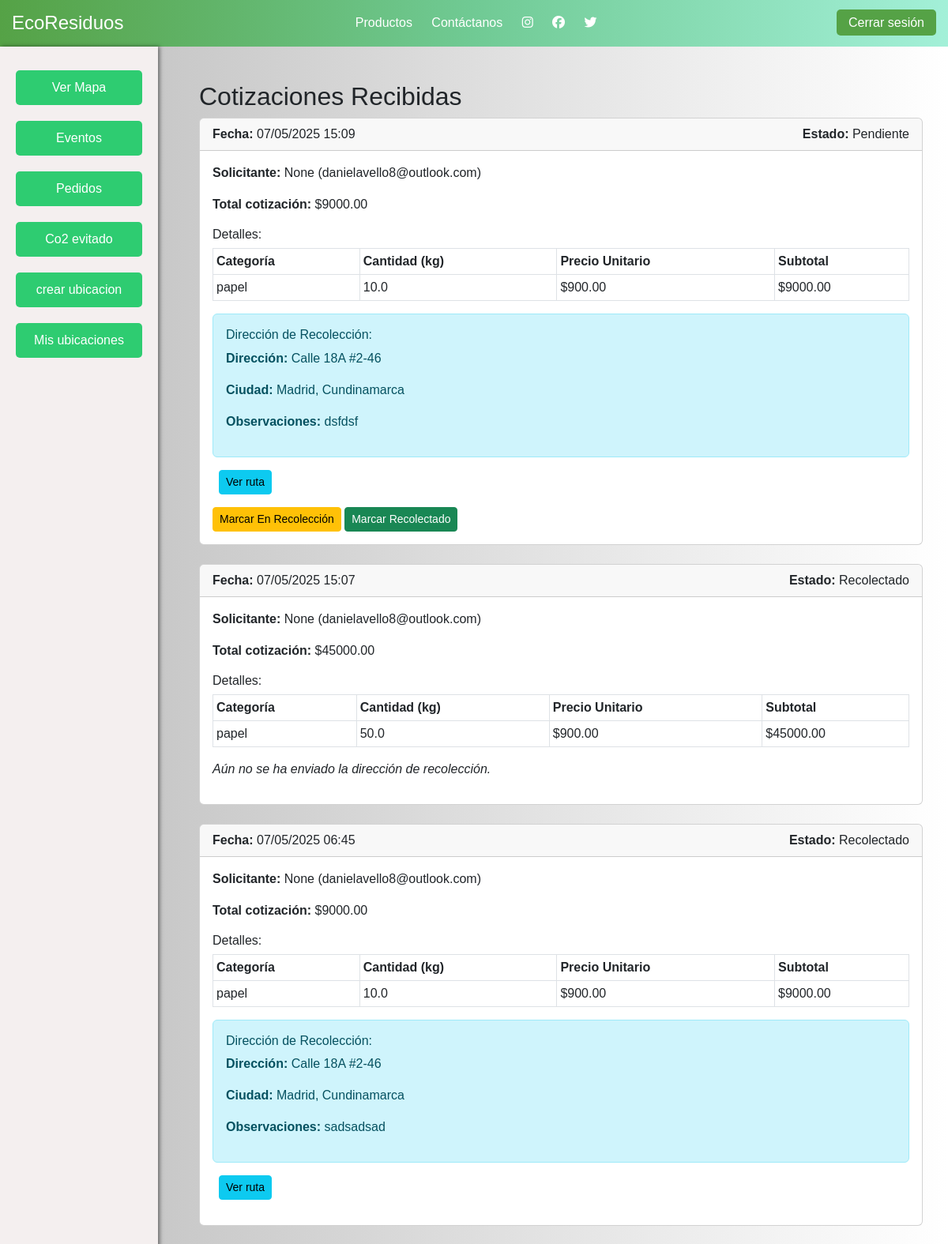
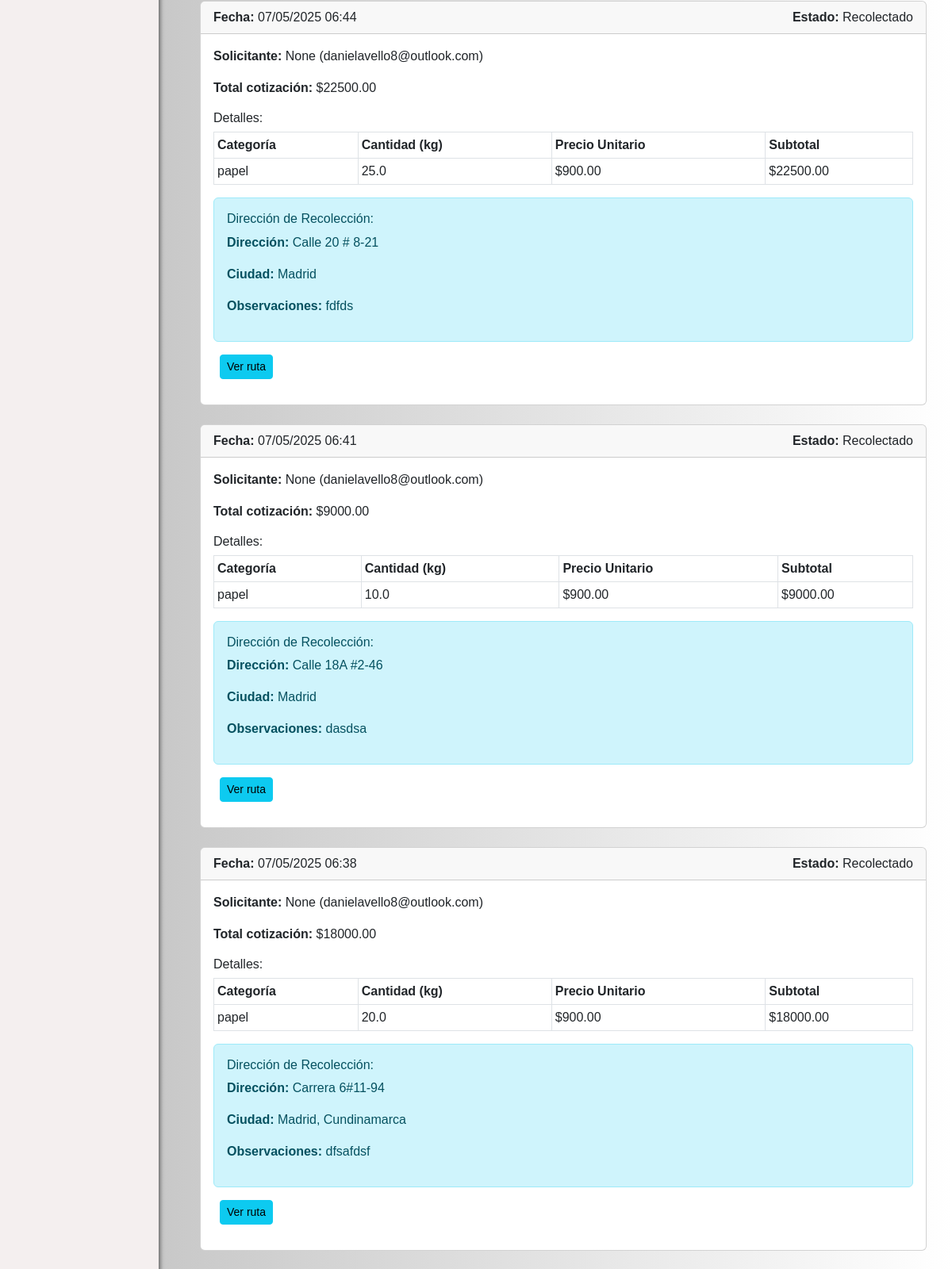
Screenshot of /cotizaciones/recibidas/ (signed in, upper part) with the database file from the repository (2 pictures, top to bottom).
### tareas/models.py (models this page shows, shortened)
class Factura(models.Model):
    PENDIENTE = 'pendiente'
    EN_RECOLECCION = 'en_recoleccion'
    RECOLECTADO = 'recolectado'
    ESTADOS = [
        (PENDIENTE, 'Pendiente'),
        (EN_RECOLECCION, 'En recolección'),
        (RECOLECTADO, 'Recolectado'),
    ]
    usuario = models.ForeignKey(settings.AUTH_USER_MODEL, on_delete=models.CASCADE)  # Quien cotiza
    creador_ubicacion = models.ForeignKey(settings.AUTH_USER_MODEL, on_delete=models.CASCADE, related_name='cotizaciones_recibidas')
    fecha = models.DateTimeField(auto_now_add=True)
    total = models.DecimalField(max_digits=10, decimal_places=2)
    estado = models.CharField(
        max_length=20,
        choices=[('pendiente', 'Pendiente'), ('en_recoleccion', 'En Recolección'), ('recolectado', 'Recolectado')],
        default='pendiente'
    )

class Usuario(AbstractUser):
    username = None  # Eliminamos el campo username predeterminado
    nombre = models.CharField(max_length=100)
    email = models.EmailField(_('email address'), unique=True)
    telefono = models.CharField(max_length=20, blank=True, null=True)
    direccion = models.TextField(blank=True, null=True)
    identificacion = models.CharField(max_length=10)
    rol = models.ForeignKey(Rol, on_delete=models.SET_NULL, null=True, blank=True)
    USERNAME_FIELD = 'email'
    REQUIRED_FIELDS = ['nombre']  # Puedes dejar vacío si no necesitas campos obligatorios extra
    objects = UsuarioManager()

class DetalleFactura(models.Model):
    factura = models.ForeignKey(Factura, related_name='detalles', on_delete=models.CASCADE)
    categoria = models.ForeignKey('CategoriaResiduo', on_delete=models.CASCADE)
    cantidad_kg = models.FloatField()
    precio_unitario = models.DecimalField(max_digits=10, decimal_places=2)
    precio_total = models.DecimalField(max_digits=10, decimal_places=2)

class CategoriaResiduo(models.Model):
    nombre = models.CharField(max_length=100)
    factor_co2 = models.FloatField(help_text="kg CO₂e evitado por kg de residuo")

class Recoleccion(models.Model):
    factura = models.OneToOneField(
        Factura,
        on_delete=models.CASCADE,
        related_name='recoleccion',
        verbose_name="Factura asociada"
    )
    direccion = models.CharField(
        max_length=255,
        verbose_name="Dirección",
        help_text="Calle y número, ej: Calle 100 #15-20"
    )
    ciudad = models.CharField(
        max_length=100,
        verbose_name="Ciudad/Municipio",
        help_text="Ciudad o municipio de recolección"
    )
    barrio = models.CharField(
        max_length=100,
        blank=True,
        null=True,
        verbose_name="Barrio/Localidad",
        help_text="Barrio o localidad (opcional)"
    )
    referencia = models.CharField(
        max_length=255,
        blank=True,
        null=True,
        verbose_name="Punto de referencia",
        help_text="Cerca a... o entre... (opcional)"
    )
    observaciones = models.TextField(
        blank=True,
        verbose_name="Observaciones adicionales"
    )
    fecha_solicitud = models.DateTimeField(
        auto_now_add=True,
        verbose_name="Fecha de solicitud"
    )
    class Meta:
        verbose_name = "Recolección"
        verbose_name_plural = "Recolecciones"
        ordering = ['-fecha_solicitud']

### tareas/views.py (the view)
# urls.py: path('cotizaciones/recibidas/', ver_cotizaciones_recibidas, name='ver_cotizaciones_recibidas'),
@login_required
def ver_cotizaciones_recibidas(request):
    facturas = Factura.objects.filter(creador_ubicacion=request.user).prefetch_related('detalles', 'detalles__categoria').order_by('-fecha')
    return render(request, 'cotizaciones/recibidas.html', {'facturas': facturas})

### tareas/templates/cotizaciones/recibidas.html
{% extends 'base3.html' %}
{% block content %}
<div class="container mt-4">
    <h2>Cotizaciones Recibidas</h2>
    {% if facturas %}
        {% for factura in facturas %}
            <div class="card mb-4">
                <div class="card-header d-flex justify-content-between align-items-center">
                    <div>
                        <strong>Fecha:</strong> {{ factura.fecha|date:"d/m/Y H:i" }}
                    </div>
                    <div>
                        <strong>Estado:</strong> {{ factura.get_estado_display }}
                    </div>
                </div>
                <div class="card-body">
                    <p>
                        <strong>Solicitante:</strong>
                        {{ factura.usuario.get_full_name|default:factura.usuario.username }}
                        ({{ factura.usuario.email }})
                    </p>
                    <p><strong>Total cotización:</strong> ${{ factura.total|floatformat:2 }}</p>
                    <h6>Detalles:</h6>
                    <table class="table table-sm table-bordered">
                        <thead>
                            <tr>
                                <th>Categoría</th>
                                <th>Cantidad (kg)</th>
                                <th>Precio Unitario</th>
                                <th>Subtotal</th>
                            </tr>
                        </thead>
                        <tbody>
                            {% for detalle in factura.detalles.all %}
                                <tr>
                                    <td>{{ detalle.categoria.nombre }}</td>
                                    <td>{{ detalle.cantidad_kg }}</td>
                                    <td>${{ detalle.precio_unitario|floatformat:2 }}</td>
                                    <td>${{ detalle.precio_total|floatformat:2 }}</td>
                                </tr>
                            {% endfor %}
                        </tbody>
                    </table>
                    {% if factura.recoleccion %}
                        <div class="alert alert-info">
                            <h6>Dirección de Recolección:</h6>
                            <p><strong>Dirección:</strong> {{ factura.recoleccion.direccion }}</p>
                            <p><strong>Ciudad:</strong> {{ factura.recoleccion.ciudad }}</p>
                            {% if factura.recoleccion.observaciones %}
                                <p><strong>Observaciones:</strong> {{ factura.recoleccion.observaciones }}</p>
                            {% endif %}
                        </div>
                        <a href="{% url 'ver_ruta' factura.id %}" class="btn btn-info btn-sm ms-2">
                            Ver ruta
                          </a>
                    {% else %}
                        <p><em>Aún no se ha enviado la dirección de recolección.</em></p>
                    {% endif %}
                    <div class="mt-3">
                        {% if factura.estado == 'pendiente' %}
                            <a href="{% url 'cambiar_estado' factura.id 'en_recoleccion' %}" class="btn btn-warning btn-sm">
                                Marcar En Recolección
                            </a>
                            <a href="{% url 'cambiar_estado' factura.id 'recolectado' %}" class="btn btn-success btn-sm">
                                Marcar Recolectado
                            </a>
                        {% elif factura.estado == 'en_recoleccion' %}
                            <a href="{% url 'cambiar_estado' factura.id 'recolectado' %}" class="btn btn-success btn-sm">
                                Marcar Recolectado
                            </a>
                        {% endif %}
                    </div>
                </div>
            </div>
        {% endfor %}
    {% else %}
        <p>No has recibido cotizaciones aún.</p>
    {% endif %}
</div>
{% endblock %}

### tareas/templates/base3.html (style rules this page uses)
body { background: linear-gradient(90deg, #bdbdbd, #dedede, #ffffff); font-family: Arial, sans-serif; margin: 0; padding: 0; }

### rows the page displays
Factura: fecha "07/05/2025 15:09", estado "Pendiente", usuario.get_full_name "None", usuario.email "danielavello8@outlook.com", total "9000.00", recoleccion.direccion "Calle 18A #2-46", recoleccion.ciudad "Madrid, Cundinamarca", recoleccion.observaciones "dsfdsf", shows "Marcar En Recolección"
DetalleFactura: categoria.nombre "papel", cantidad_kg "10.0", precio_unitario "900.00", precio_total "9000.00"
Factura: fecha "07/05/2025 15:07", estado "Recolectado", usuario.get_full_name "None", usuario.email "danielavello8@outlook.com", total "45000.00", shows "Aún no se ha enviado la dirección de recolección."
DetalleFactura: categoria.nombre "papel", cantidad_kg "50.0", precio_unitario "900.00", precio_total "45000.00"
Factura: fecha "07/05/2025 06:45", estado "Recolectado", usuario.get_full_name "None", usuario.email "danielavello8@outlook.com", total "9000.00", recoleccion.direccion "Calle 18A #2-46", recoleccion.ciudad "Madrid, Cundinamarca", recoleccion.observaciones "sadsadsad"
DetalleFactura: categoria.nombre "papel", cantidad_kg "10.0", precio_unitario "900.00", precio_total "9000.00"
Factura: fecha "07/05/2025 06:44", estado "Recolectado", usuario.get_full_name "None", usuario.email "danielavello8@outlook.com", total "22500.00", recoleccion.direccion "Calle 20 # 8-21", recoleccion.ciudad "Madrid", recoleccion.observaciones "fdfds"
DetalleFactura: categoria.nombre "papel", cantidad_kg "25.0", precio_unitario "900.00", precio_total "22500.00"
Factura: fecha "07/05/2025 06:41", estado "Recolectado", usuario.get_full_name "None", usuario.email "danielavello8@outlook.com", total "9000.00", recoleccion.direccion "Calle 18A #2-46", recoleccion.ciudad "Madrid", recoleccion.observaciones "dasdsa"
DetalleFactura: categoria.nombre "papel", cantidad_kg "10.0", precio_unitario "900.00", precio_total "9000.00"
Factura: fecha "07/05/2025 06:38", estado "Recolectado", usuario.get_full_name "None", usuario.email "danielavello8@outlook.com", total "18000.00", recoleccion.direccion "Carrera 6#11-94", recoleccion.ciudad "Madrid, Cundinamarca", recoleccion.observaciones "dfsafdsf"
DetalleFactura: categoria.nombre "papel", cantidad_kg "20.0", precio_unitario "900.00", precio_total "18000.00"
